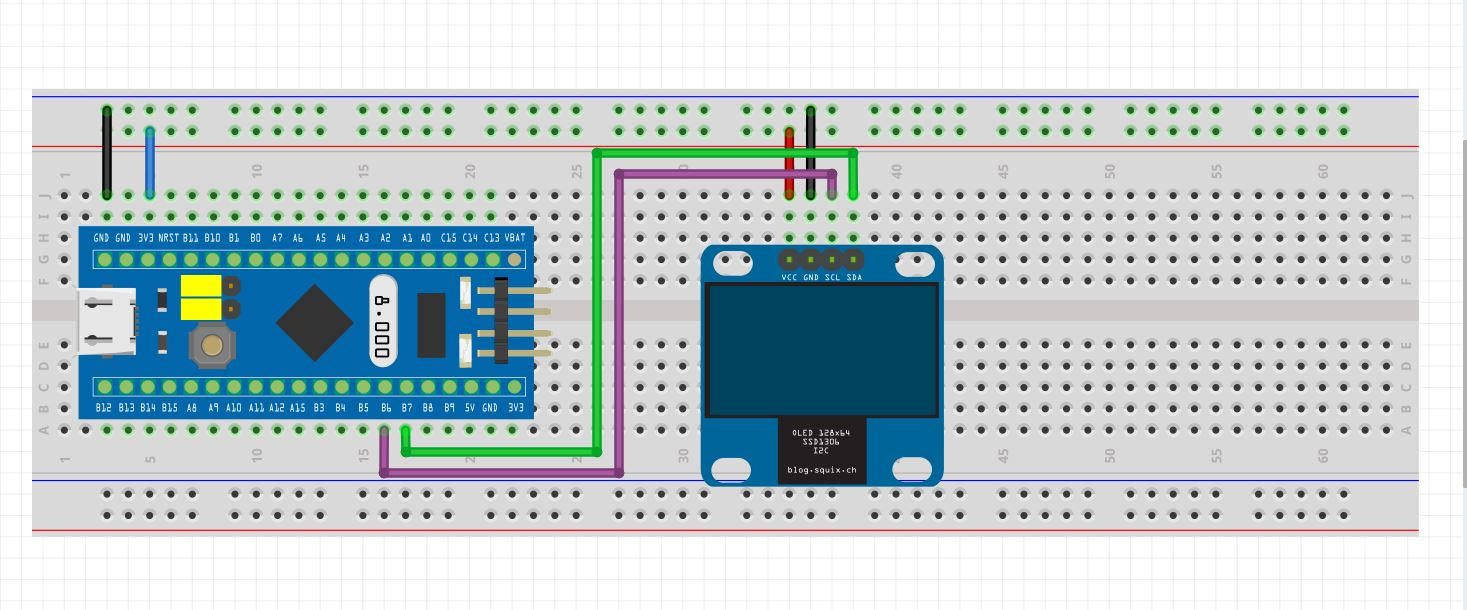
#> input picture Capture.JPG, 1467 x 610 px, given in place of the camera
$ python KalmanFilter.py   (older library calls are emulated)
#> lines starting #> are read from the running program, lines starting #| are printed output that depends on the picture
import cv2
import numpy as np
import time
from collections import deque

class OptimizedVisualOdometry:
    def __init__(self, camera_index=1):
        self.camera_index = camera_index
        self.cap = None
        self.pos_x = 0.0
        self.pos_y = 0.0
        self.prev_gray = None
        self.prev_time = None

        # History untuk smoothing
        self.pos_history_x = deque(maxlen=5)
        self.pos_history_y = deque(maxlen=5)
        self.dx_history = deque(maxlen=10)
        self.dy_history = deque(maxlen=10)

        # Statistik
        self.total_frames = 0
        self.fps_history = deque(maxlen=30)

        # Kalibrasi
        self.pixel_to_mm = 0.5  # Akan dihitung otomatis jika ada height

        # Parameter untuk deteksi
        self.texture_threshold = 50  # Lebih rendah = lebih sensitif
        self.min_movement = 0.1     # Minimum pergerakan untuk update

        # Untuk tracking performa
        self.no_movement_count = 0
        self.low_texture_count = 0

    def connect(self):
        """Konek ke kamera dengan setting optimal"""
        print(f"\nMengaktifkan kamera index {self.camera_index}...")
        self.cap = cv2.VideoCapture(self.camera_index)

        if not self.cap.isOpened():
            print(f"Error: Tidak bisa membuka kamera {self.camera_index}")
            return False

        # Set resolusi - lebih kecil untuk performa lebih baik
        self.cap.set(cv2.CAP_PROP_FRAME_WIDTH, 320)   # Turunkan resolusi
        self.cap.set(cv2.CAP_PROP_FRAME_HEIGHT, 240)

        # Set parameter kamera untuk meningkatkan kontras
        self.cap.set(cv2.CAP_PROP_BRIGHTNESS, 0.5)
        self.cap.set(cv2.CAP_PROP_CONTRAST, 0.8)
        self.cap.set(cv2.CAP_PROP_SATURATION, 0.7)

        # Test frame
        ret, frame = self.cap.read()
#> frame is the input picture: shape (610, 1467, 3); mean B, G, R 205.4, 201.8, 189.4
        if ret:
            h, w = frame.shape[:2]
#> h = 610; w = 1467
            print(f"Berhasil! Resolusi: {w}x{h}")
#| Berhasil! Resolusi: 1467x610
            return True
        else:
            print("Error: Kamera tidak mengirim frame")
            return False

    def _enhance_contrast(self, img):
        """Tingkatkan kontras gambar untuk deteksi lebih baik"""
        # CLAHE (Contrast Limited Adaptive Histogram Equalization)
        clahe = cv2.createCLAHE(clipLimit=2.0, tileGridSize=(8,8))
        enhanced = clahe.apply(img)
        return enhanced

    # [71 lines left out: functions _compute_texture_score, _phase_correlate, _optical_flow, not called in this run]

    def process(self, frame):
        """Proses frame untuk mendapatkan posisi"""
        gray = cv2.cvtColor(frame, cv2.COLOR_BGR2GRAY)
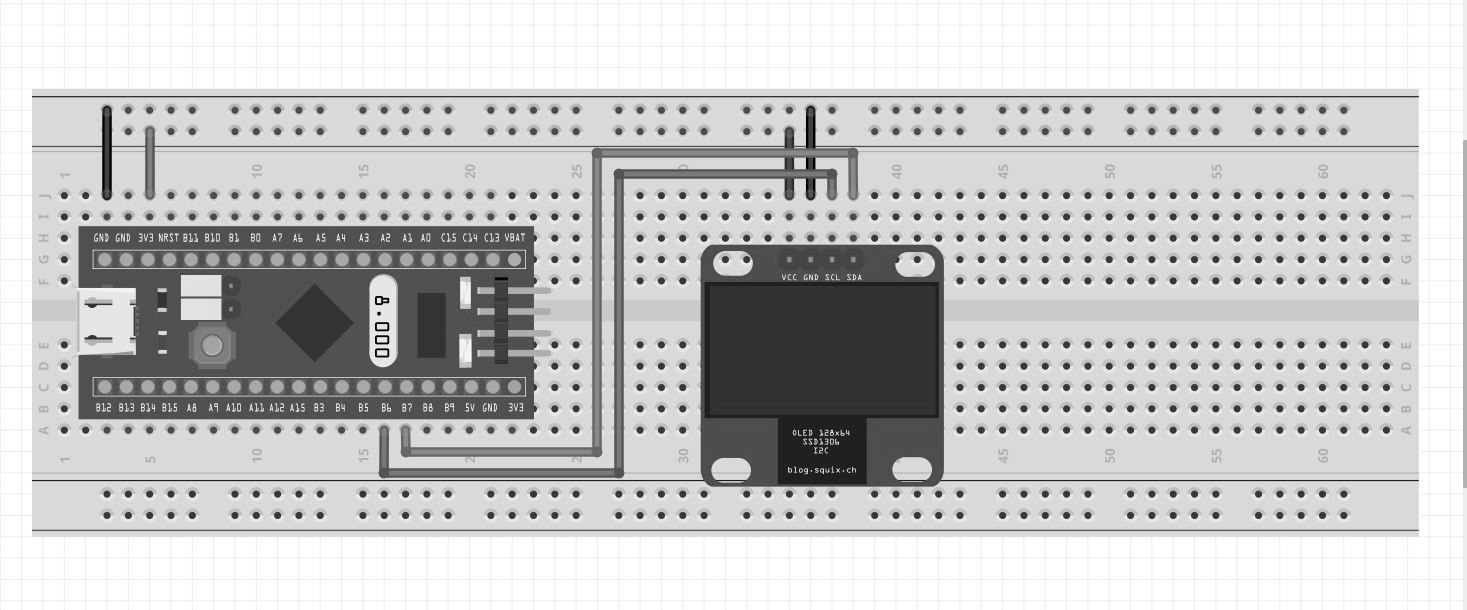
#> gray: shape (610, 1467); min 0, max 255, mean 198.5

        # Enhance kontras
        gray = self._enhance_contrast(gray)
#> in _enhance_contrast, `enhanced = clahe.apply(img)`:
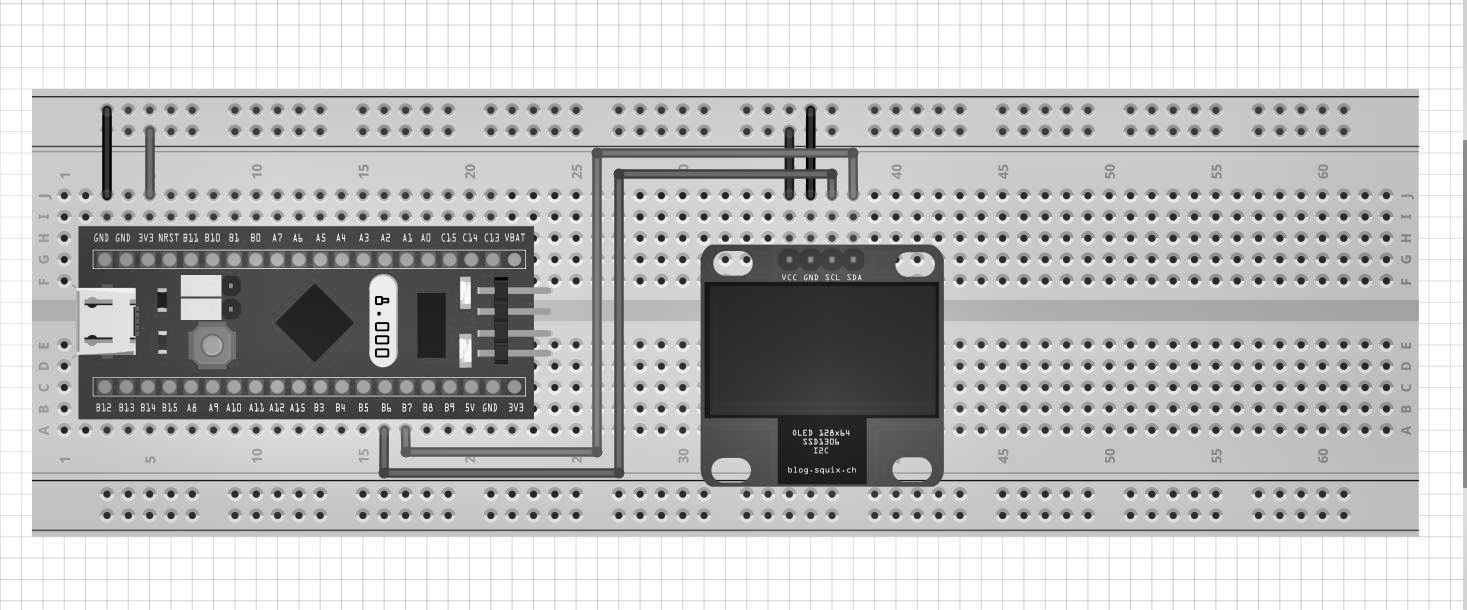
#> enhanced: shape (610, 1467); min 1, max 255, mean 188.1

        if self.prev_gray is None:
            self.prev_gray = gray
            self.prev_time = time.time()
            return None

        current_time = time.time()
        dt = current_time - self.prev_time

        # Hitung skor tekstur
        texture_score = self._compute_texture_score(gray)

        # Logging untuk debugging
        if texture_score < self.texture_threshold:
            self.low_texture_count += 1

        # Pilih metode berdasarkan tekstur
        if texture_score < self.texture_threshold:
            dx, dy = self._phase_correlate(self.prev_gray, gray)
            method = "Phase Correlation"
        else:
            dx, dy = self._optical_flow(self.prev_gray, gray)
            method = "Optical Flow"

        # Cek apakah ada pergerakan
        if abs(dx) < self.min_movement and abs(dy) < self.min_movement:
            self.no_movement_count += 1
        else:
            self.no_movement_count = 0

        # Smoothing
        self.dx_history.append(dx)
        self.dy_history.append(dy)

        dx_smooth = np.median(self.dx_history)
        dy_smooth = np.median(self.dy_history)

        # Update posisi
        self.pos_x += dx_smooth
        self.pos_y += dy_smooth

        # Smoothing posisi
        self.pos_history_x.append(self.pos_x)
        self.pos_history_y.append(self.pos_y)

        pos_x_smooth = np.mean(self.pos_history_x)
        pos_y_smooth = np.mean(self.pos_history_y)

        # FPS
        fps = 1.0 / dt if dt > 0 else 0
        self.fps_history.append(fps)
        avg_fps = np.mean(self.fps_history)

        self.total_frames += 1
        self.prev_gray = gray
        self.prev_time = current_time

        return {
            'pos_x': pos_x_smooth,
            'pos_y': pos_y_smooth,
            'pos_x_mm': pos_x_smooth * self.pixel_to_mm,
            'pos_y_mm': pos_y_smooth * self.pixel_to_mm,
            'dx': dx_smooth,
            'dy': dy_smooth,
            'method': method,
            'texture': texture_score,
            'fps': avg_fps,
            'frame': self.total_frames,
            'no_movement': self.no_movement_count
        }

    def get_frame(self):
        if self.cap:
            ret, frame = self.cap.read()
            if ret:
                return frame
        return None

    # [11 lines left out: function reset, not called in this run]

    def release(self):
        if self.cap:
            self.cap.release()

    def get_stats(self):
        return {
            'low_texture_percent': (self.low_texture_count / max(self.total_frames, 1)) * 100,
            'no_movement_percent': (self.no_movement_count / max(self.total_frames, 1)) * 100
        }

# [52 lines left out: function draw_info, not called in this run]

def main():
    print("=" * 60)
    print("OPTIMIZED VISUAL ODOMETRY")
    print("=" * 60)
    print("\nTips untuk hasil terbaik:")
    print("  1. Atur kamera pada ketinggian 20-30 cm dari permukaan")
    print("  2. Pastikan permukaan memiliki kontras (bukan polos)")
    print("  3. Gunakan kertas koran/karpet berpola sebagai alas")
    print("  4. Gerakkan kamera perlahan")
    print("=" * 60)

    vo = OptimizedVisualOdometry(camera_index=1)

    if not vo.connect():
        print("\nError: Gagal konek ke kamera!")
        return

    print("\nKontrol:")
    print("  [q] Keluar")
    print("  [r] Reset posisi")
    print("  [s] Screenshot")
    print("  [t] Tampilkan statistik")
    print("=" * 60)

    history_x = []
    history_y = []

    try:
        while True:
            frame = vo.get_frame()
            if frame is None:
                continue

            result = vo.process(frame)

            if result:
                # Update history
                history_x.append(result['pos_x'])
                history_y.append(result['pos_y'])
                if len(history_x) > 500:
                    history_x.pop(0)
                    history_y.pop(0)

                # Gambar trajectory
                for i in range(1, len(history_x)):
                    x1 = int(history_x[i-1] % 600 + 50)
                    y1 = int(history_y[i-1] % 400 + 100)
                    x2 = int(history_x[i] % 600 + 50)
                    y2 = int(history_y[i] % 400 + 100)
                    cv2.line(frame, (x1, y1), (x2, y2), (255, 0, 0), 2)

                # Titik posisi saat ini
                current_x = int(result['pos_x'] % 600 + 50)
                current_y = int(result['pos_y'] % 400 + 100)
                cv2.circle(frame, (current_x, current_y), 8, (0, 0, 255), -1)

                # Info
                stats = vo.get_stats()
                draw_info(frame, result, stats)

                # Tambahan info untuk debugging
                if result['texture'] < 4:
                    cv2.putText(frame, "LOW TEXTURE! Use patterned surface", (10, 250),
                                cv2.FONT_HERSHEY_SIMPLEX, 0.5, (0, 0, 255), 1)

                cv2.imshow('Optimized Visual Odometry', frame)

                # Output terminal
                if result['frame'] % 30 == 0:
                    print(f"[{result['frame']}] "
                          f"Pos: ({result['pos_x_mm']:.1f}, {result['pos_y_mm']:.1f}) mm | "
                          f"Texture: {result['texture']:.1f} | "
                          f"{result['method']} | {result['fps']:.1f} FPS")

            key = cv2.waitKey(1) & 0xFF
#> (key q is pressed here)
            if key == ord('q'):
                break
            elif key == ord('r'):
                vo.reset()
                history_x = []
                history_y = []
                print("Posisi direset")
            elif key == ord('s'):
                timestamp = time.strftime("%Y%m%d_%H%M%S")
                cv2.imwrite(f"odometry_{timestamp}.png", frame)
                print(f"Screenshot: odometry_{timestamp}.png")
            elif key == ord('t'):
                stats = vo.get_stats()
                print(f"\nStatistik:")
                print(f"  Low texture: {stats['low_texture_percent']:.1f}%")
                print(f"  No movement: {stats['no_movement_percent']:.1f}%")

    except KeyboardInterrupt:
        print("\nProgram dihentikan")
    finally:
        vo.release()
        cv2.destroyAllWindows()

        stats = vo.get_stats()
        print("\n" + "=" * 60)
        print("HASIL AKHIR")
        print("=" * 60)
        print(f"Posisi X: {vo.pos_x * vo.pixel_to_mm:.2f} mm")
        print(f"Posisi Y: {vo.pos_y * vo.pixel_to_mm:.2f} mm")
        print(f"Total frame: {vo.total_frames}")
        print(f"Low texture frames: {stats['low_texture_percent']:.1f}%")
        print("=" * 60)

if __name__ == "__main__":
    main()
